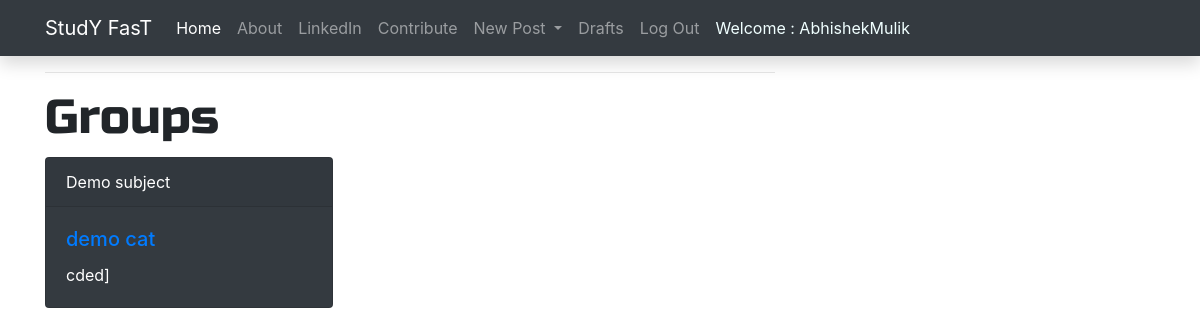
/category/25/ (signed in), run on the app's committed database.
### blog/models.py (models this page shows, shortened)
class Category(models.Model):
    subject=models.ForeignKey("SubjectList",on_delete=models.CASCADE)
    newCategory=models.CharField(max_length=200,blank=True)
    description=models.CharField(max_length=200,blank=True)
    def __str__(self):
        return self.newCategory

class SubjectList(models.Model):
    subject=models.CharField(max_length=200)
    def __str__(self):
        return self.subject

### blog/views.py (the view)
# urls.py: url(r'^category/(?P<pk>\d+)/$',views.categorylist,name='categorylist'),
def categorylist(request,pk):
    category=Category.objects.filter(subject_id=pk)
    return render(request,"category_list.html",{'category':category})

### blog/templates/blog/category_list.html
{% extends 'blog/base.html' %}
{% block content %}
<h1 style="font-family: 'Russo One', sans-serif;
font-size: 3em; margin-bottom: 10px;">Groups</h1>
<div class="row">
{%for cat in category %}
    <div class="col-sm-6">
    <div class="card text-white bg-dark mb-3" style="max-width: 18rem;">
    <div class="card-header">{{cat.subject}}</div>
    <div class="card-body">
      <h5 class="card-title"><a href="{% url 'postview' pk=cat.id %}"><p class="card-text">{{cat}}</p></a></h5>
      <p class="card-text">{{ cat.description }}</p>
    </div>
  </div>
  </div>
{% endfor %}
</div>
{% endblock %}

### blog/templates/blog/base.html (shortened to what this page needs)
<!DOCTYPE html>
{% load static %}
<html>
    <head>
        <link rel="stylesheet" href="https://stackpath.bootstrapcdn.com/bootstrap/4.3.1/css/bootstrap.min.css">
        <link rel="stylesheet" href="//cdn.jsdelivr.net/medium-editor/latest/css/medium-editor.min.css" type="text/css" media="screen" charset="utf-8">
        <link rel="stylesheet" href="{% static 'css/blog.css' %}">
    </head>
<nav class="navbar navbar-expand-md navbar-dark bg-dark shadow sticky-top"style="background-color: #030303">
  <div class="container">
    <a class="navbar-brand" href="{% url 'subjectList' %}">StudY FasT</a>
    <div class="collapse navbar-collapse" id="collapse_target">
    <ul class="nav navbar-nav navbar-right ">
      <li class="nav-item active">
        <a class="nav-link navbar-right" href="{% url 'subjectList' %}">Home</a>
      </li>
      <li>
        <a class="nav-link" href="{% url 'about' %}">About</a>
      </li>
      <li class="nav-item">
        <a class="nav-link" href="https://www.linkedin.com/in/abhishek-mulik-931134193/">LinkedIn</a>
      </li>
      <li>
        <a class="nav-link" href="{% url 'contribute' %}">Contribute</a>
      </li>
      {% if user.is_authenticated %}
      <li class="nav-item dropdown">
        <a class="nav-link dropdown-toggle"href="#"id="navbarDropdown" role="button" data-toggle="dropdown" aria-haspopup="true" aria-expanded="false">
          New Post
        </a>
      </li>
      <li class="nav-item">
       <a class="nav-link" href="{% url 'post_draft_list' %}">Drafts</a>
       </li>
       <li class="nav-item">
           <a class="nav-link" href="{% url 'logout' %}">Log Out</a>
       </li>
       <li class="nav-item">
           <a class="nav-link" style="color: azure;">Welcome : {{user.username}}</a>
       </li>
       {% else %}
       <li class="nav-item"><a class="nav-link" style="color: beige;" href="{% url 'login' %}" >LogIn</a></li>
       {% endif %}
      </ul>
    </div>
  </div>
</nav>
    <div class="content container">
        <div class="row">
            <div class="col-md-8">
                <div class="blog_posts">
                  <hr>
                    {% block content %}
                    {% endblock %}
                </div>
            </div>
        </div>
    </div>
    </body>
</html>

### data on the page
Category: subject "Demo subject", newCategory "demo cat", description "cded]"

### other printed values
{{ user.username }} "AbhishekMulik"
